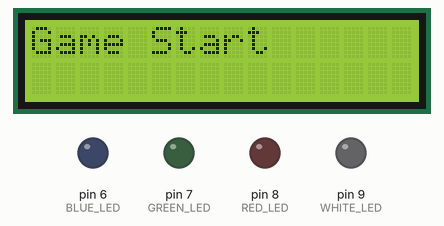
A sketch run on a simulated Arduino Uno, built with avr-gcc and run on an emulated ATmega328P. Parts: 16×2 character LCD, output pins drawn as LEDs (lit = HIGH). Random numbers use the default seed unless the sketch sets one.

Above: at 0.1 s.
At 5.1 s:
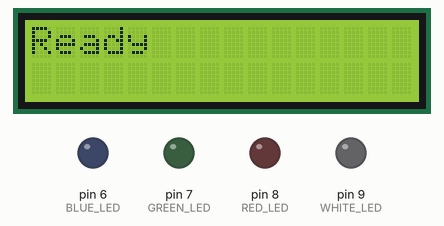
At 13.8 s:
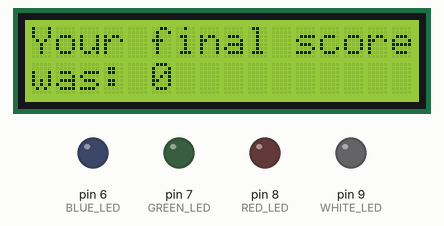
At 35.7 s:
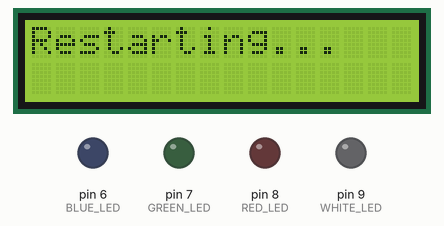
Timing chart, 0 to 37.2 s (numbered marks = the images above):
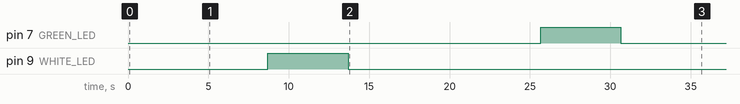

Measured:
- by itself, pin 7 (GREEN_LED): LOW → HIGH at 25.7 s, → LOW 5.0 s later
- by itself, pin 9 (WHITE_LED): LOW → HIGH at 8.7 s, → LOW 5.0 s later
- what the display in image 1 shows lasts 0.5 s, from 5.1 s to 5.6 s
- what the display in image 2 shows lasts 5.0 s, from 13.7 s to 18.7 s

The sketch:

project_2_part_2.ino
```cpp
#include <LiquidCrystal.h>
#include "IRremote.h"   // Use latest Version! (V3.6.0)
#include "variables.h"  // This is where we stored most the variables to avoid having magic numbers

// Init objects
LiquidCrystal lcd(rs, en, d4, d5, d6, d7);
IRrecv irrecv(RECEIVER);

int determine_mole_button(int mole); // Function to determine which random LED signal we are looking for

void setup() {
  // Initialize leds as output
  pinMode(WHITE_LED, OUTPUT);
  pinMode(RED_LED, OUTPUT);
  pinMode(GREEN_LED, OUTPUT);
  pinMode(BLUE_LED, OUTPUT);

  Serial.begin(9600);         // Start serial communication
  irrecv.enableIRIn();        // Start the receiver
  lcd.begin(16, 2);           // Setup LCD columns and rows
  lcd.print("Game Start");
  delay(5000);
}

void loop() {
  static state_E state = START;   // Init state to idle

  // Check our received IR remote commands
  if (irrecv.decode())
  {
    button_flag = 1;
    button_val = irrecv.decodedIRData.command;
    if (button_val == 0) // Bad reading, ignore input. This usually occurs if the user is blocking the remote.
    {
      button_flag = 0;
    }
    Serial.println(button_val); // Used to see decoded values
  }

  // State machine used to jump between different steps
  switch(state)
  {
    // Ready, set, go at the start of a round
    case START:
      lcd.clear();
      lcd.print("Ready ");
      delay(500);
      lcd.print("Set ");
      delay(500);
      lcd.print("Go");
      delay(500);
      lcd.clear();
      state = GAME_ON;
      break;
    // Used when user had been providing valid inputs
    case GAME_ON:
      if (start_flag == 0)
      {
        mole_led = random(6, 9 + 1);
        mole_button = determine_mole_button(mole_led);
        delay_time_ms = random(2000, 5000 + 1);
        delay(delay_time_ms);
        digitalWrite(mole_led, HIGH);
        start_time_ms = millis(); // Recording moment LED turned on.
        start_flag = 1;           // Gets reset after user has selected the correct input or after restarting the round
        irrecv.resume();          // Only receive single value after LED has been lit. Note, users can click whatever they want until the LED is lit and it won't matter.
      }
      else if (millis() >= (start_time_ms + 2000)) // Timeout condition of 2 seconds
      {
        state = TIMEOUT;
      }
      else if (button_flag & mole_button != button_val) // Check if button has been pressed and if that value is incorrect
      {
        state = INCORRECT;
      }
      else if (button_flag & mole_button == button_val) // Check if button has been pressed and if that value is correct
      {
        score++;
        digitalWrite(mole_led, LOW); // Turn LED off if the user has wacked the correct mole!
        start_flag = 0;
      }
      break;
    case TIMEOUT:
      lcd.clear();
      lcd.print("TimeOut!");
      delay(3000);
      state = RESTARTING;
      break;
    case INCORRECT:
      lcd.clear();
      lcd.print("Incorrect");
      lcd.setCursor(0,1);
      lcd.print("Selection!");
      delay(3000);
      state = RESTARTING;
      break;
    case RESTARTING:
      digitalWrite(mole_led, LOW); //Restart LED's
      lcd.clear();
      lcd.setCursor(0,0);
      lcd.print("Your final score");
      lcd.setCursor(0,1);
      lcd.print ("was: ");
      lcd.print(score);
      delay(5000);
      lcd.clear();
      lcd.print("Restarting...");
      delay(3000);
      score = 0;
      start_flag = 0;
      state = START;
      break;
  }

  button_flag = 0; // Reset button flag so that we do not use previous values
}

// Our decoding function that returns which button needs to be pressed by the user to gain a point
int determine_mole_button(int mole)
{
  if (mole == WHITE_LED)
  {
    mole_button = ONE;
  }
  else if (mole == RED_LED)
  {
    mole_button = TWO;
  }
  else if (mole == GREEN_LED)
  {
    mole_button = THREE;
  }
  else
  {
    mole_button = FOUR;
  }

  return mole_button;
}
```

variables.h
```cpp
// Variables used for Embedded Project 2

// LCD pinout
const int rs = 12, en = 11, d4 = 5, d5 = 4, d6 = 3, d7 = 2;

// Pinout for LED's and receiver's signal line; change these if pinout changes.
const int RECEIVER = 10; // Signal Pin of IR receiver to Pin 5
const int WHITE_LED = 9;
const int RED_LED = 8;
const int GREEN_LED = 7;
const int BLUE_LED = 6;

// IR transmitter dencoding for remote's buttons
const int ZERO = 22;
const int ONE = 12;
const int TWO = 24;
const int THREE = 94;
const int FOUR = 8;

// System variables
int button_val;
int mole_led;
int mole_button;
int score = 0;

// Time tracking 32-bit values
unsigned long start_time_ms;
unsigned long delay_time_ms;


// Flags
int button_flag = 0;
int start_flag = 0;

// State-Machine Enum values
typedef enum
{
  START,
  GAME_ON,
  TIMEOUT,
  INCORRECT,
  RESTARTING
} state_E;
```
